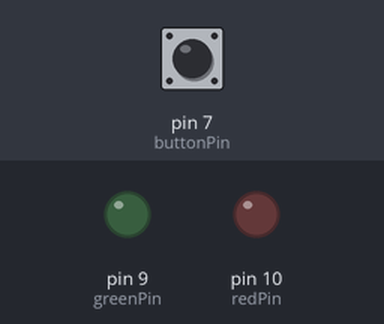
The sketch below on a simulated Arduino Uno, built with avr-gcc and run on an emulated ATmega328P. On the bench: output pins drawn as LEDs (lit = HIGH). Dashed ring = blinking. The inputs (shaded band) are chosen by the test bench; at power-on: pin 7 (buttonPin) HIGH.

Above: at 1.2 s.
1.3 s: pin 7 (buttonPin) pulled LOW for 0.15 s
At 4.3 s:
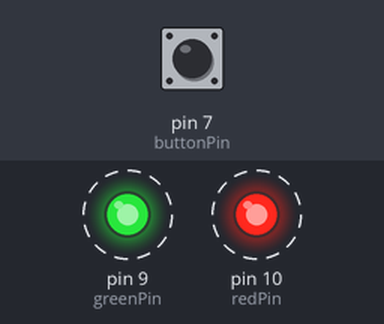
4.4 s: pin 7 (buttonPin) pulled LOW for 1 s
At 6.48 s:
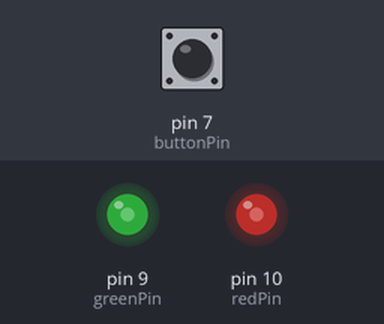
Timing chart, 0 to 14.4 s (numbered marks = the images above; inputs shaded):
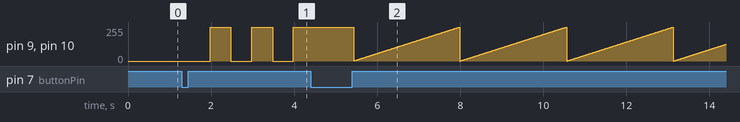

Measured:
- after the input at 1.3 s, pin 9 (greenPin), pin 10 (redPin): alternates 255/255 for 0.50 s and 0/255 for 0.50 s, starting after 0.68 s

The sketch:

LED_sign_board.ino
```cpp
#include <LED_signBoard.h>
#include <Timer.h>

#define buttonPin 7
#define greenPin 9
#define redPin 10
#define allAction 4
#define TimerSmalleastUnity 5
LED_signBoard LED_control;

Timer t1;
int timerCounter = 0;
int timerCounterGoal= 0;
bool timeArrive = 0;
byte breatheCounter = 0;
byte  modeSelect;
enum mode{
  timerStop = 0,
  timerBlink,
  timerBreathe
};

void setup() {
  Serial.begin(9600);
  modeSelect = timerStop;
  LED_control.LED_Mode_initial_set(greenPin, redPin, buttonPin);
   LED_control.LED_ON_all();
  t1.every(TimerSmalleastUnity,timerEvent);
}

void loop() {
   t1.update();
   boolean BTN_check = digitalRead(buttonPin);     //=0 button push down,=1 button no push down
   if(!BTN_check) {
        //deBounce
        delay(30);
        while (!digitalRead(buttonPin));
        if(LED_control.buttonCounter == allAction ) {
            LED_control.buttonCounter = 1;
        } else {
           LED_control.buttonCounter++;
        }
        delay(30);
       // Serial.print("Counter:" );
       // Serial.println(LED_control.buttonCounter);
        LED_mode_by_button();
   }
}


void LED_mode_by_button() {
    uint8_t counter = LED_control.buttonCounter;
    switch(counter) {
      case 1:
          blinkFunctionSet_all(500);   //ms
      break;
     case 2:
          breatheFunctionSet_all(10);  //ms
      break;
      case 3:
          modeSelect = timerStop;
          LED_control.LED_ON_all();
      break;
      case 4:
          modeSelect = timerStop;
          LED_control.LED_OFF_all();
      break;
    };
}

 void breatheFunctionSet_all(int timeSet) {
  modeSelect = timerStop;
  timerCounter = 0;
  timerCounterGoal = timeSet;    //timeSet ms,smallest unity is TimerSmalleastUnity ms
  modeSelect = timerBreathe;
 }

 void blinkFunctionSet_all(int timeSet) {
  modeSelect = timerStop;
  timerCounter = 0;
  timerCounterGoal = timeSet;    //timeSet ms,smallest unity is TimerSmalleastUnity ms
  modeSelect = timerBlink;
 }

 void timerEvent() {
    if (modeSelect == timerBlink) {
          timerCounter++;
          if (timerCounter*TimerSmalleastUnity >= timerCounterGoal){
              timerCounter = 0;
               LED_control.LED_Blink_all(timeArrive);
               timeArrive = !timeArrive;
          }
     } else if(modeSelect == timerBreathe) {
          timerCounter++;
          if(timerCounter*TimerSmalleastUnity >= timerCounterGoal) {
                 timerCounter = 0;
                 breatheCounter++;
                 if(breatheCounter == 256) {
                    breatheCounter = 0;
                 }
              LED_control.LED_Breathe_all(breatheCounter);
          }
     }
 }
```
